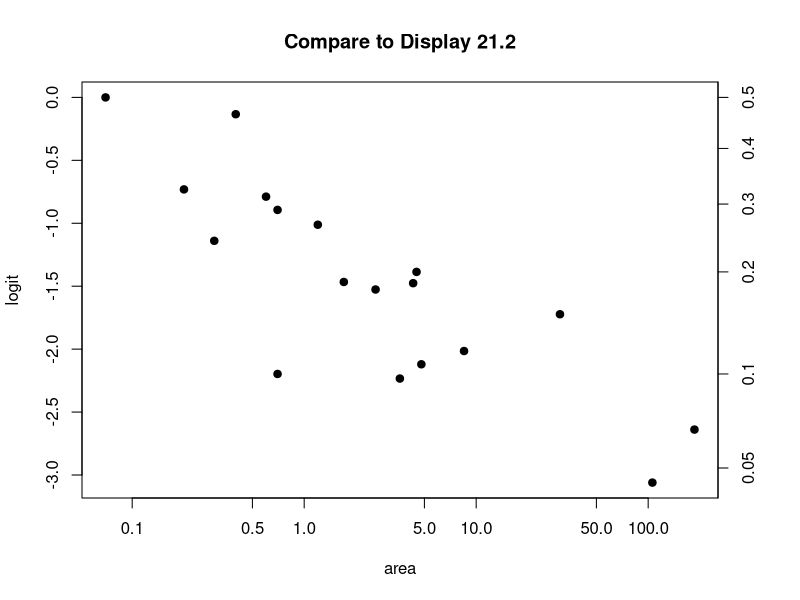
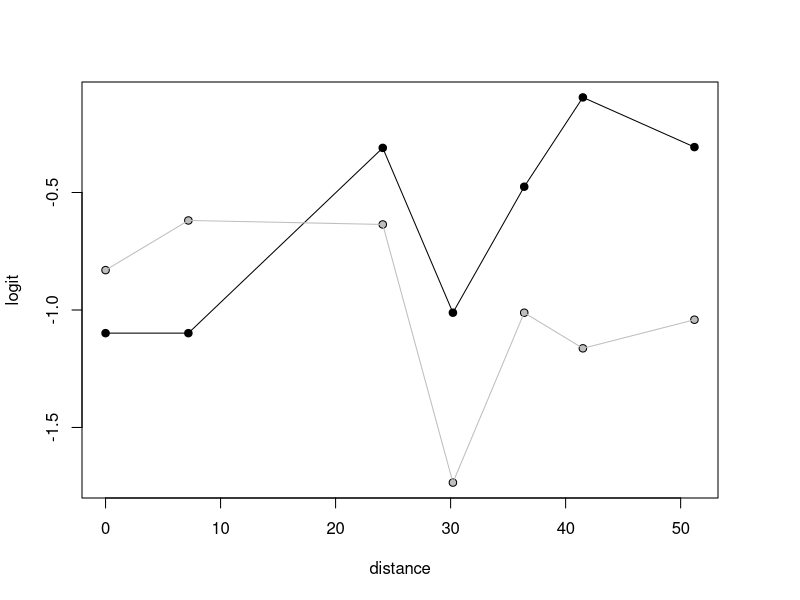

Reproduce these figures in R, in order. (Note: this script raises an error after producing the figures.)
setwd("U:\\401A\\sleuth3csv") # or whever your data are

#######################################################
# Chapter 21                                         
#######################################################

######################## Case 21.01 ##############################

case2101 = read.csv("case2101.csv")
names(case2101) = tolower(names(case2101))

case2101 # Compare to Display 21.1
case2101$larea = log(case2101$area)
case2101$proportion = case2101$extinct/case2101$atrisk
case2101$logit = log(case2101$proportion/(1-case2101$proportion))

par(mar=c(5,4,4,4)+.1)
plot(logit~area, case2101, pch=19, main="Compare to Display 21.2", log='x')
pp = c(.01,.05,.1,.2,.3,.4,.5,.6)
logit = function(x) log(x/(1-x))
axis(4,logit(pp), pp)


# Notice the syntax
mod = glm(cbind(extinct,atrisk-extinct) ~ larea, binomial, case2101)
summary(mod)



######################## Case 21.02 ##############################

case2102 = read.csv("case2102.csv")
names(case2102) = tolower(names(case2102))

case2102 # Compare to Display 21.3
case2102$proportion = case2102$removed/case2102$placed
case2102$logit = log(case2102$proportion/(1-case2102$proportion))

ch = rep(NA,nrow(case2102))
ch[case2102$morph=="dark"] = 19
ch[case2102$morph=="light"] = 1

cl = rep(NA,nrow(case2102))
cl[case2102$morph=="dark"] = "black"
cl[case2102$morph=="light"] = "gray"


plot(logit~distance, case2102[case2102$morph=="dark",], type='p', pch=19,
     ylim=range(case2102$logit))
lines(case2102$distance[case2102$morph=="dark"], case2102$logit[case2102$morph=="dark"])
points(case2102$distance[case2102$morph=="light"], case2102$logit[case2102$morph=="light"], pch=21, bg="gray")
lines(case2102$distance[case2102$morph=="light"], case2102$logit[case2102$morph=="light"], col="gray")




modf = glm(cbind(removed,placed-removed) ~ morph*distance, binomial, case2102)
summary(modf) # Compare to Display 21.8 (full model)

modr = glm(cbind(removed,placed-removed) ~ morph*distance, binomial, case2102)
summary(modr) # Compare to Display 21.8 (full model)

# Drop-in-deviance test for interaction
anova(modr, modf, test="Chi")


case2102$proportion = case2102$removed/case2102$placed

cbind(case2102, residuals(mod), predict(mod))
